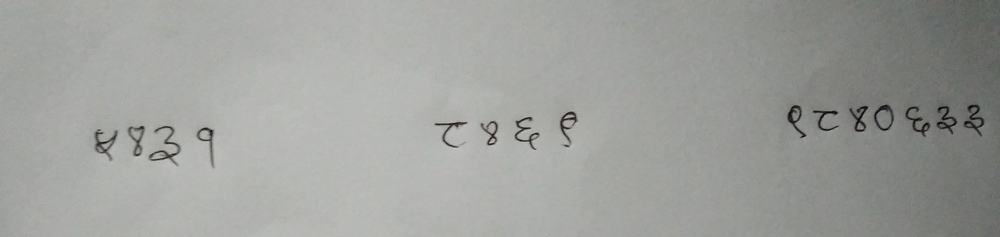
#> input picture templates/images/1.jpg, 1000 x 237 px, shrunk from 1818 x 431 before the run, found by its file name
$ python -i adapt.py   (imports and definitions only)
#> lines starting #> are read from the running program, lines starting #| are printed output that depends on the picture; after the words box and inside, x2 and y2 are one past the last pixel; in counts of white or black regions, pixels touching at a corner belong together
import cv2
from os.path import join, dirname, realpath
import numpy as np
from matplotlib import pyplot as plt

UPLOAD_FOLDER = join(dirname(realpath(__file__)),'templates/images/')
UPLOAD_FOLDERC = join(dirname(realpath(__file__)),'templates/mulsegimages/')

def apply_threshold(filenmae):
#> called with filenmae = 'templates/images/1.jpg'
    img = cv2.imread(UPLOAD_FOLDER+filenmae,0)
#> img: shape (237, 1000); min 0, max 203, mean 158.9
    img = cv2.medianBlur(img,5)
    cv2.imwrite(UPLOAD_FOLDERC+"medblur.png",img)

    ret,th1 = cv2.threshold(img,80,255,cv2.THRESH_BINARY)
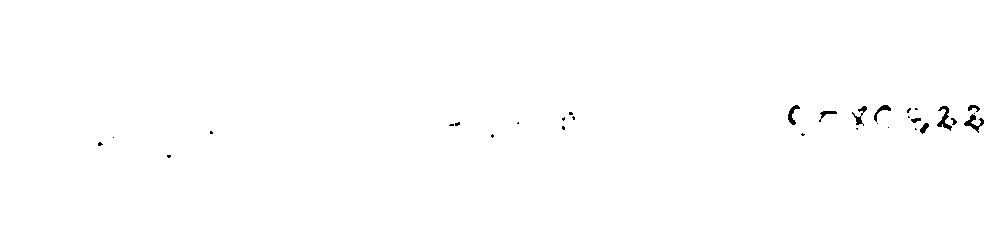
#> th1: shape (237, 1000); 99.6% white; 31 black regions (21 under 20 px), largest, box (x1, y1, x2, y2) and area: (937, 106, 952, 131) 146, (964, 114, 984, 133) 132, (788, 105, 800, 125) 101

    cv2.imwrite(UPLOAD_FOLDERC+"threshold.png",th1)
    th2 = cv2.adaptiveThreshold(img,255,cv2.ADAPTIVE_THRESH_MEAN_C,\
                cv2.THRESH_BINARY,115,14)
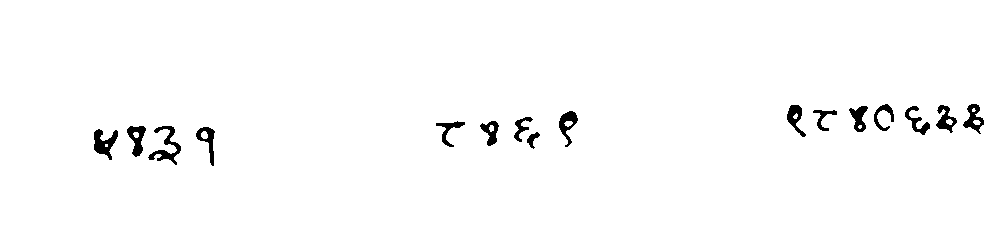
#> th2: shape (237, 1000); 98.3% white; 16 black regions, largest, box (x1, y1, x2, y2) and area: (148, 126, 181, 165) 410, (94, 129, 118, 160) 381, (127, 126, 146, 157) 313
    th3 = cv2.adaptiveThreshold(img,255,cv2.ADAPTIVE_THRESH_GAUSSIAN_C,\
                cv2.THRESH_BINARY,115,14)
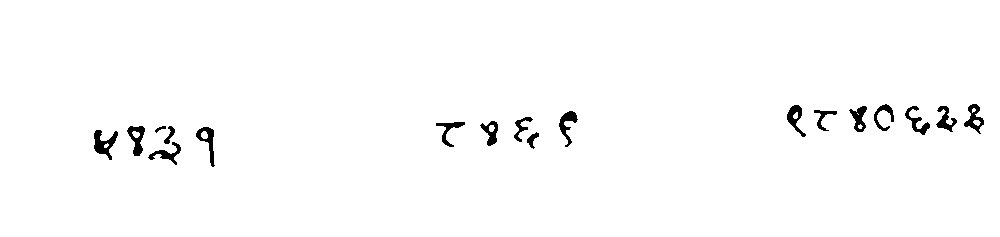
#> th3: shape (237, 1000); 98.4% white; 18 black regions, largest, box (x1, y1, x2, y2) and area: (94, 130, 118, 160) 339, (127, 126, 145, 156) 277, (196, 127, 215, 167) 270
    # [17 lines of commented-out code are left out]
    inverted = 255 - th2
    cv2.imwrite(UPLOAD_FOLDERC+'inverted_final.png',inverted)

    blurred = cv2.medianBlur(inverted,9);
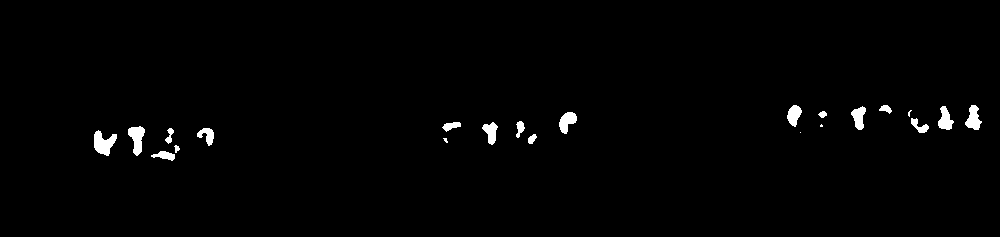
#> blurred: shape (237, 1000); 1.3% white; 22 white regions (4 under 20 px), largest, box (x1, y1, x2, y2) and area: (94, 130, 117, 156) 354, (128, 126, 145, 156) 305, (965, 105, 982, 130) 256
    # cv2.imshow("Inverted d",inverted);
    # cv2.waitKey()
    # cv2.imshow("medina blurred",blurred);
    # cv2.waitKey(10000)
    cv2.imwrite(UPLOAD_FOLDERC+'median_blurred.png',blurred)


# [9 lines of commented-out code are left out]

>>> result = apply_threshold('templates/images/1.jpg')
